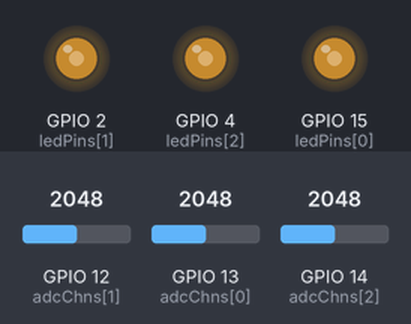
The sketch below on a simulated ESP32. On the bench: output pins drawn as LEDs (lit = HIGH). The test bench sets the inputs (shaded band); at power-on: GPIO 12 (adcChns[1]) = 2048, GPIO 13 (adcChns[0]) = 2048, GPIO 14 (adcChns[2]) = 2048.

Above: at 1.2 s.
1.3 s: GPIO 12 (adcChns[1]) set to 1228
At 2.2 s:
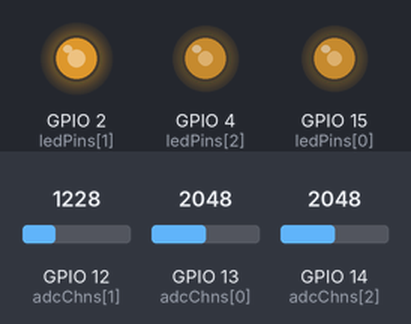
2.8 s: GPIO 13 (adcChns[0]) set to 1228
At 3.2 s:
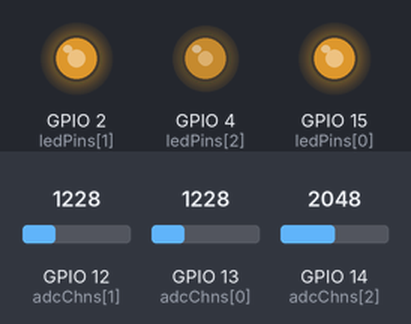
4.3 s: GPIO 14 (adcChns[2]) set to 1228
At 5.5 s:
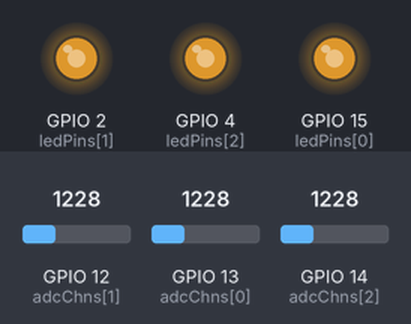
5.8 s: GPIO 12 (adcChns[1]) set to 491
At 6.6 s:
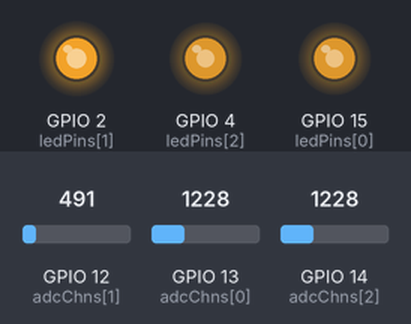
7.3 s: GPIO 13 (adcChns[0]) set to 491
At 8.0 s:
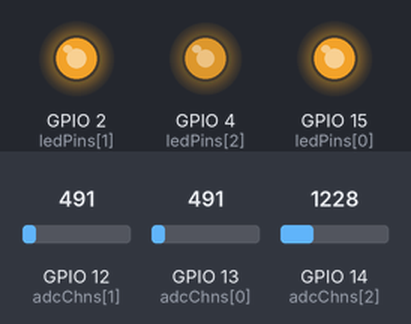
8.8 s: GPIO 14 (adcChns[2]) set to 491
At 10.1 s:
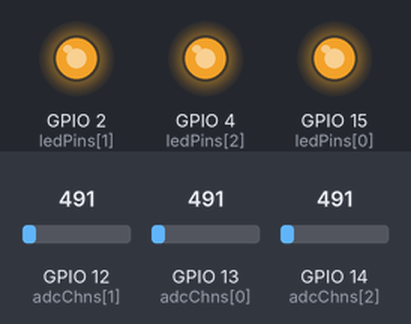
Timing chart, 0 to 11.3 s (numbered marks = the images above; inputs shaded):
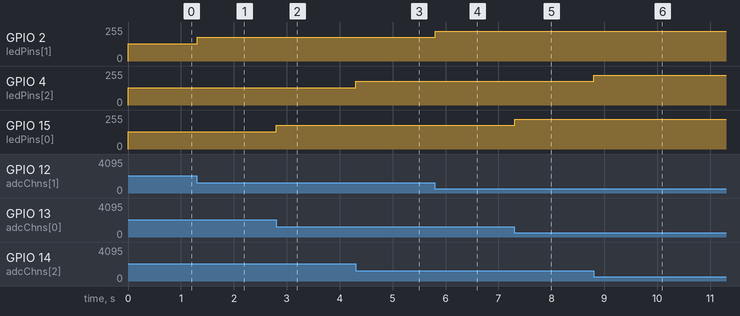

Measured:
- after the input at 1.3 s, GPIO 2 (ledPins[1]): 128/255 → 179/255 at once
- after the input at 2.8 s, GPIO 15 (ledPins[0]): 128/255 → 179/255 at once
- after the input at 4.3 s, GPIO 4 (ledPins[2]): 128/255 → 179/255 at once
- after the input at 5.8 s, GPIO 2 (ledPins[1]): 179/255 → 225/255 at once
- after the input at 7.3 s, GPIO 15 (ledPins[0]): 179/255 → 225/255 at once
- after the input at 8.8 s, GPIO 4 (ledPins[2]): 179/255 → 225/255 at once

The sketch:

Sketch_11.2_SoftColorfulLight.ino
```cpp
/**********************************************************************
  Filename    : SoftColorfulLight
  Description : Controlling the color of RGBLED by potentiometer.
  Auther      : www.freenove.com
  Modification: 2020/07/11
**********************************************************************/
const byte ledPins[] = {15, 2, 4};      //define led pins
const byte pwmChns[] = {0, 1, 2};       //define the pwm channels
const byte adcChns[] = {13, 12, 14};    // define the adc channels
int colors[] = {0, 0, 0};               // red, green ,blue values of color.
void setup() {
  for (int i = 0; i < 3; i++) {   //setup the pwm channels
    ledcSetup(pwmChns[i], 1000, 8);   //1KHz, 8bit(0-255).
    ledcAttachPin(ledPins[i], pwmChns[i]);
  }
}

void loop() {
  for (int i = 0; i < 3; i++) {
    colors[i] = map(analogRead(adcChns[i]), 0, 4096, 0, 255); //calculate color value.
    ledcWrite(pwmChns[i], 256 - colors[i]);   //set color
  }
  delay(10);
}
```
